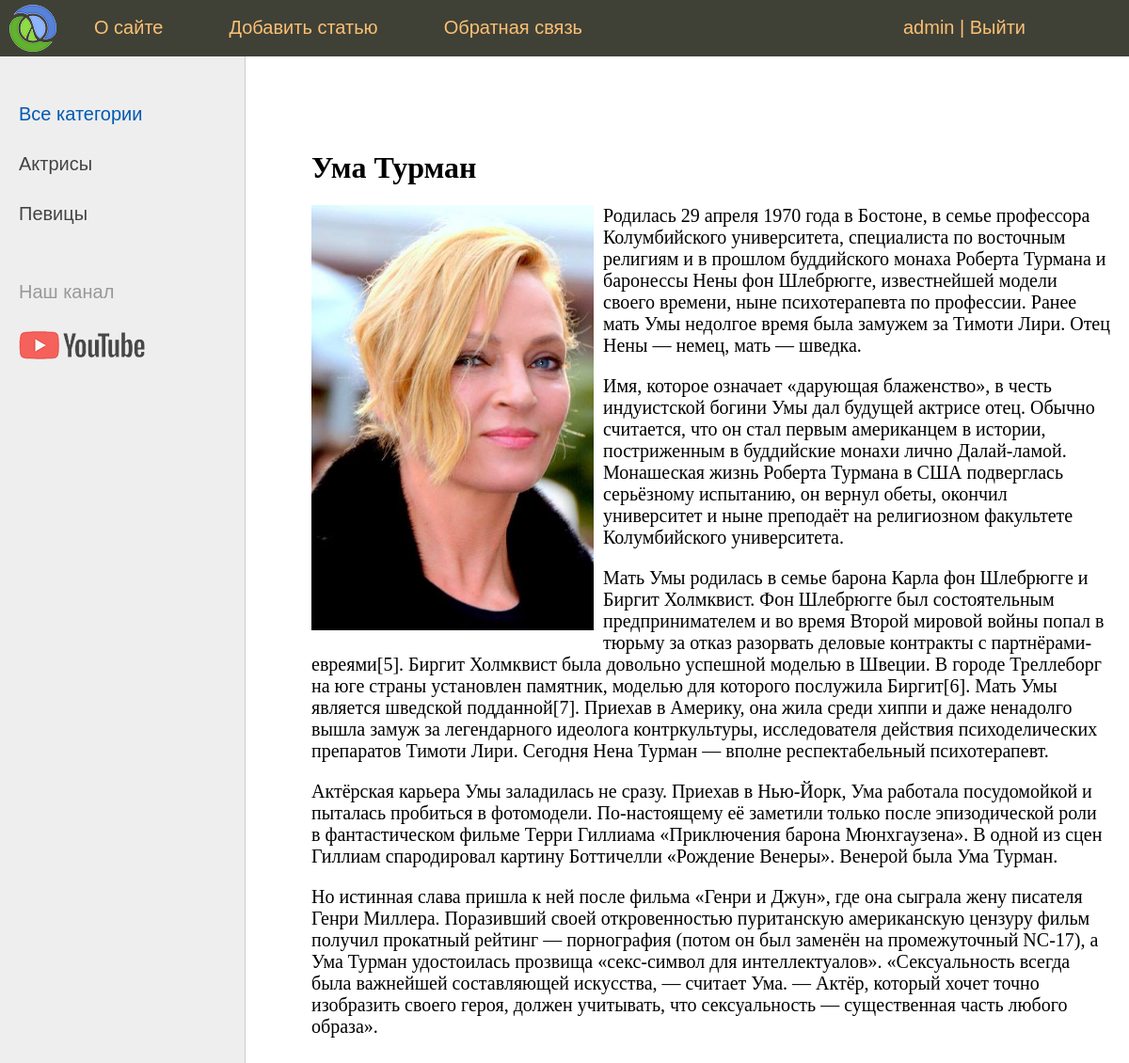
/post/uma-turman/ (signed in), run on the app's committed database.
### women/models.py (models this page shows, shortened)
class Category(models.Model):
    name = models.CharField(max_length=100, db_index=True, verbose_name="Категория")
    slug = models.SlugField(max_length=255, unique=True, db_index=True, verbose_name="URL")
    def get_absolute_url(self):
        return reverse('category', kwargs={'cat_slug': self.slug})
    class Meta:
        verbose_name = 'Категория'
        verbose_name_plural = 'Категории'
        ordering = ['id']

class Women(models.Model):
    title = models.CharField(max_length=255, verbose_name="Заголовок")
    slug = models.SlugField(max_length=255, unique=True, db_index=True, verbose_name="URL")
    content = models.TextField(blank=True,verbose_name="Текст статьи")
    photo = models.ImageField(upload_to="photos/%Y/%m/%d/", verbose_name="Фото")
    time_create= models.DateTimeField(auto_now_add=True, verbose_name="Время создания")
    time_update= models.DateTimeField(auto_now=True, verbose_name="Время изменения")
    is_published = models.BooleanField(default=True, verbose_name="Публикация")
    cat = models.ForeignKey('Category', on_delete=models.PROTECT, verbose_name="Категории")
    def __str__(self):
        return self.title
    class Meta:
        verbose_name = 'Известные женщины'
        verbose_name_plural = 'Известные женщины'
        ordering = ['-time_create', 'title']

### women/views.py (the view)
# urls.py: path('post/<slug:post_slug>/', ShowPost.as_view() , name='post'),
class ShowPost(DataMixin,DetailView):
    model = Women
    template_name = 'women/post.html'
    slug_url_kwarg = 'post_slug'
    context_object_name = 'post'
    def get_context_data(self, *, object_list=None, **kwargs):
        context = super().get_context_data(**kwargs)
        c_def = self.get_context(title=context['post'])
        return dict(list(context.items()) + list(c_def.items()))

### women/utils.py (called while the page is built)
    def get_context(self,**kwargs):
        context=kwargs
        cats= Category.objects.all()
        context['menu']=menu
        context['cats']= cats
        if 'cat_selected' not in context:
            context['cat_selected']=0
        return context

### women/templates/women/post.html
{% extends 'women/base.html' %}
{% block content %}
<h1>{{post.title}}</h1>
{% if post.photo %}
<p><img class="img-article-left" src="{{post.photo.url}}"></p>
{% endif %}
{{post.content|linebreaks}}
{% endblock %}

### women/templates/women/base.html (shortened to what this page needs)
{% load static %}
{% load women_tags %}
<!DOCTYPE html>
<html>
<head>
	<link type="text/css" href="{% static 'women/css/style.css' %}" rel="stylesheet" />
</head>
<body>
<table class="table-page" border=0 cellpadding="0" cellspacing="0">
<tr><td valign=top>
{% block mainmenu %}
		<div class="header">
			<ul id="mainmenu" class="mainmenu">
                            <li class="logo"><a href="{% url 'home' %}"><div class="logo"></div></a></li>
                        {% for m in menu %}
                            <li><a href="{% url m.url_name %}">{{m.title}}</a></li>
                        {% endfor %}
                            <li class="last">
                                {% if request.user.is_authenticated %}
<li class="last"> {{user.username}} | <a href="{% url 'logout' %}">Выйти</a></li>
{% else %}
<li class="last"><a href="{% url 'register' %}">Регистрация</a> | <a href="{% url 'login' %}">Войти</a></li>
{% endif %}
                            </li>
                            </ul>
{% endblock mainmenu %}
<table class="table-content" border=0 cellpadding="0" cellspacing="0">
<tr>
	<td valign="top" class="left-chapters">
	<ul id="leftchapters">
		{% if cat_selected == 0 %}
                   <li class="selected">Все категории</li>
{% else %}
                   <li><a href="{% url 'home' %}">Все категории</a></li>
{% endif %}
{% for c in cats %}
         {% if c.pk == cat_selected %}
                   <li class="selected">{{c.name}}</li>
         {% else %}
                   <li><a href="{{ c.get_absolute_url }}">{{c.name}}</a></li>
         {% endif %}
{% endfor %}
		<li class="share">
		<p>Наш канал</p>
		<a class="share-yt" href="https://www.youtube.com/channel/UClJzWfGWuGJL2t-3dYKcHTA/playlists" target="_blank" rel="nofollow"></a>
		</li>
	</ul>
</td>
<td valign="top" class="content">
	<div class="content-text">
{% block content %} {% endblock %}
	</div>
</td></tr></table>
</td></tr>
</body>
</html>

### women/static/women/css/style.css (style rules this page uses)
html, body { font-family: 'Arial'; margin: 0; padding: 0; height: 100%; width: 100%; color: #444; }
a { color: #0059b2; text-decoration: none; }
img { max-width: 600px; height: auto; }
img.img-article-left { max-width: 300px; height: auto; float: left; padding: 0 10px 10px 0; }
.table-page { width: 100%; height: 100%; vertical-align: top; }
.table-page tr { height: 100%; }
.header { background: #3F4137; height: 60px; }
.logo { background: url('../images/logo.png') no-repeat 10px 5px; width: 70px; height: 60px; }
ul.mainmenu { list-style: none; margin: 0; padding: 0; height: 60px; color: #fdc073; font-size: 20px; overflow: hidden; }
ul.mainmenu li { float: left; margin: 18px 40px 0 30px; }
ul.mainmenu li.logo { margin: 0; }
ul.mainmenu li.last { float: right; }
ul.mainmenu li a { color: #fdc073; text-decoration: none; }
.table-content { width: 100%; min-height: 100%; height: 100%; }
.left-chapters { margin: 0; background: #eee; border-right: 1px solid #ccc; min-height: 100%; }
.left-chapters ul { width: 230px; min-height: 100%; margin: 0; padding: 20px 10px 10px 20px; list-style: none; font-size: 20px; }
.left-chapters ul li { margin: 30px 0 0 0; color: #999; }
.left-chapters ul li.selected { color: #0059b2; }
.left-chapters ul li a { color: #444; text-decoration: none; }
.left-chapters ul li.share { margin: 60px 0 0 0; }
.left-chapters ul li.share p { margin: 30px 0 30px 0; }
.left-chapters ul li.share a { display: inline-block; width: 40px; height: 40px; margin: 0 20px 0 0; }
.left-chapters ul li.share a.share-yt { width: 100%; height: 30px; background: url('../images/share_yt.png') no-repeat 0 0 }
.content { padding: 40px 20px 20px 40px; width: 100%; box-sizing: border-box; }
.content-text { margin: 60px 0 0 30px; color: #000; font-size: 20px; font-family: Yandex Sans Display Light; }
.content-text h1 { font-size: 32px; }

### data on the page
Category: name "Актрисы"
Category: name "Певицы"
Women: title "Ума Турман", photo (picture), content "Родилась 29 апреля 1970 года в Бостоне, в семье профессора Колумбийского университета, специалиста по восточным религиям и в прошлом буддийского монаха Роберта Турмана и баронессы Нены фон Шлебрюгге, известнейшей модели своего времени, ныне психотерапевта по профессии. Ранее мать Умы недолгое время была замужем за Тимоти Лири. Отец Нены — немец, мать — шведка. Имя, которое означает «дарующая блаженство», в честь индуистской богини Умы дал будущей актрисе отец. Обычно считается, что он стал первым американцем в истории, постриженным в буддийские монахи лично Далай-ламой. Монашеская жизнь Роберта Турмана в США подверглась серьёзному испытанию, он вернул обеты, окончил университет и ныне…"

### other printed values
{{ m.title }} "О сайте" "Добавить статью" "Обратная связь"
{{ user.username }} "admin"
